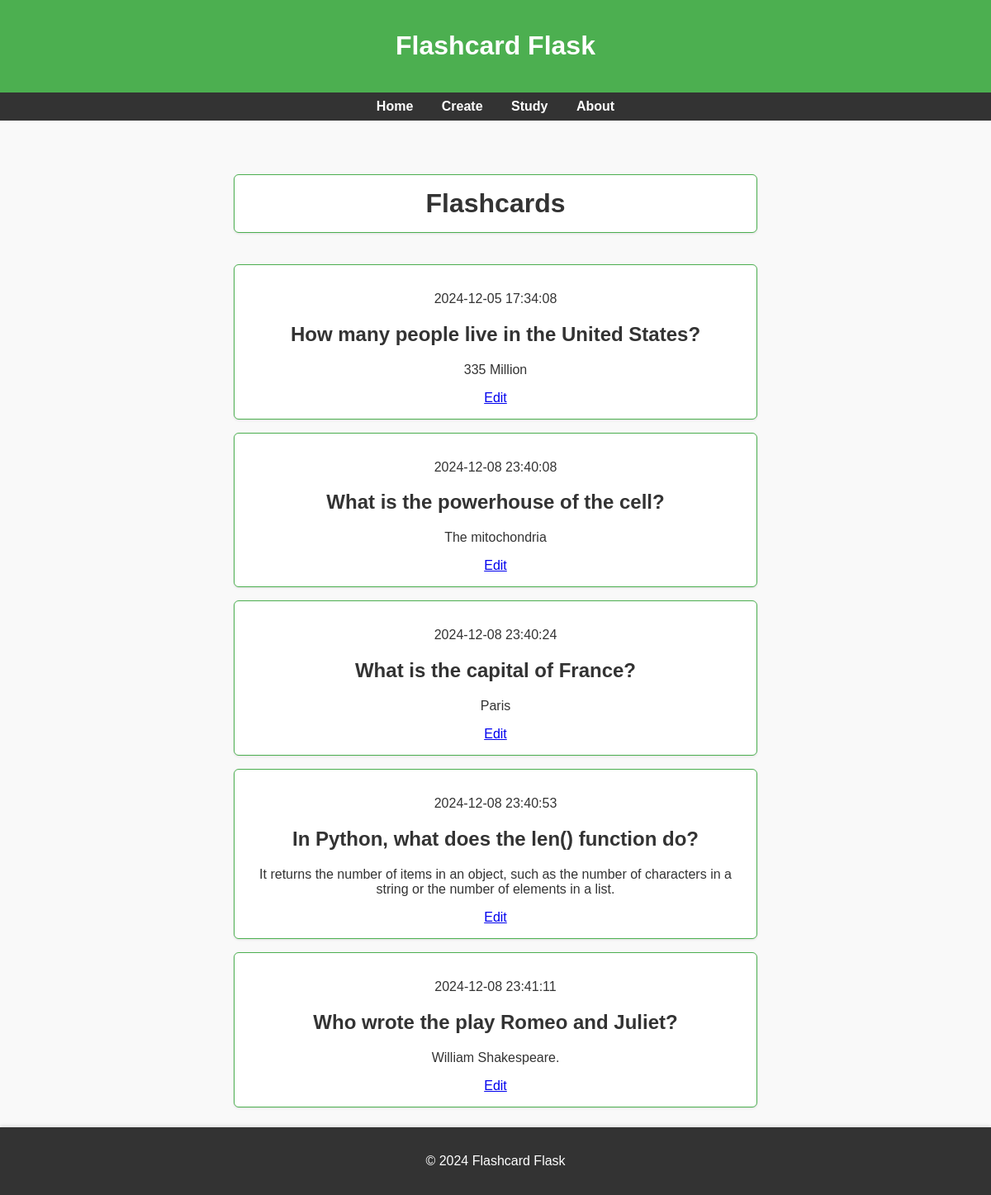
Before: / with the older database file.
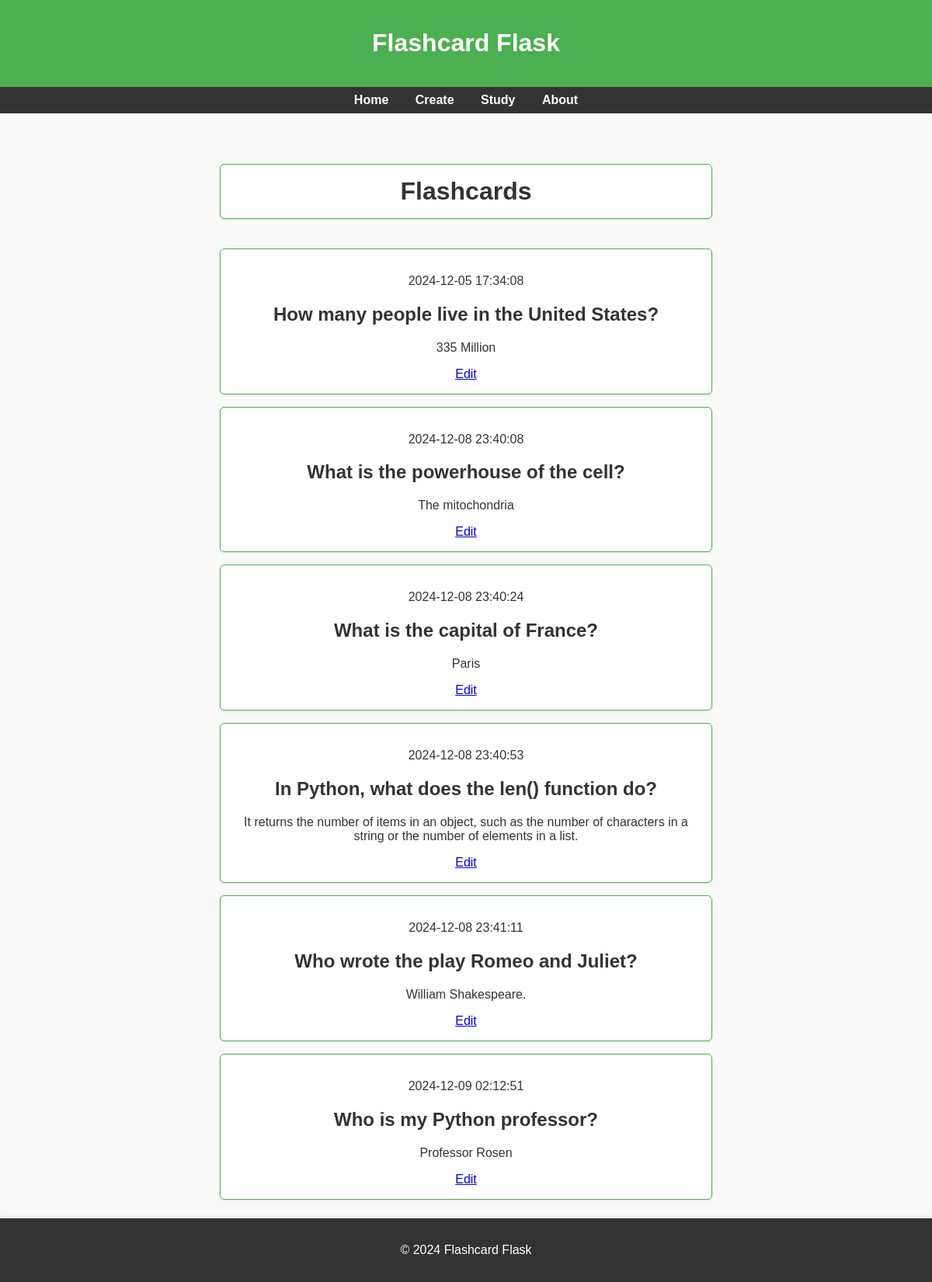
After: the same page with the newer database file.
### tables this page shows
CREATE TABLE posts (
    id INTEGER PRIMARY KEY AUTOINCREMENT,
    created TIMESTAMP NOT NULL DEFAULT CURRENT_TIMESTAMP,
    title TEXT NOT NULL,
    content TEXT NOT NULL
);

### app.py (the view)
@app.route('/')
def index(): #shows all the posts from the database
    conn = get_db_connection()
    posts = conn.execute('SELECT * FROM posts').fetchall()
    conn.close()
    return render_template('index.html', posts=posts)

### app.py (called while the page is built)
def get_db_connection():
    conn = sqlite3.connect(DB_PATH)
    conn.row_factory = sqlite3.Row
    return conn

### templates/index.html
{% extends 'base.html' %}
{% block content %}
    <h1>{% block title %} Flashcards {% endblock %}</h1>
    {% for post in posts %}
        <div class='post'>
            <p>{{ post['created'] }}</p>
            <h2>{{ post['title'] }}</h2>
            <p>{{ post['content'] }}</p>
            <a href="{{ url_for('edit', id=post['id']) }}">Edit</a>
        </div>
    {% endfor %}
{% endblock %}

### templates/base.html (shortened to what this page needs)
<!DOCTYPE html>
<html lang="en">
<head>
</head>
<body>
    <header>
        <h1>Flashcard Flask</h1>
    </header>
    <nav>
        <a href="{{ url_for('index') }}">Home</a>
        <a href="{{ url_for('create') }}">Create</a>
        <a href="{{ url_for('study') }}">Study</a>
        <a href="{{ url_for('about') }}">About</a>
    </nav>
    <div class="content">
        {% block content %} {% endblock %}
    </div>
    <footer>
        <p>&copy; 2024 Flashcard Flask</p>
    </footer>
</body>
</html>

### templates/base.html (style rules this page uses)
html, body { height: 100%; margin: 0; padding: 0; display: flex; flex-direction: column; }
body { font-family: Arial, sans-serif; background-color: #f9f9f9; color: #333; }
header { background-color: #4CAF50; color: white; text-align: center; padding: 1rem 0; }
nav { text-align: center; background-color: #333; padding: 0.5rem 0; }
nav a { text-decoration: none; margin: 0 15px; color: white; font-weight: bold; }
.content { display: flex; justify-content: flex-start; align-items: flex-start; flex-direction: column; padding: 1.5rem; gap: 1rem; width: 100%; flex-grow: 1; box-sizing: border-box; text-align: center; overflow-y: auto; max-height: calc(100vh - 200px); margin-top: 20px; }
.content > * { align-self: center; width: 80%; max-width: 600px; border: 1px solid #4CAF50; box-shadow: 0 1px 3px rgba(0, 0, 0, 0.1); padding: 1rem; border-radius: 6px; background-color: #ffffff; }
footer { background-color: #333; color: white; text-align: center; padding: 1rem 0; margin-top: 0; box-shadow: 0 -2px 4px rgba(0, 0, 0, 0.1); width: 100%; }

Changed rows visible on the page:
added posts: created "2024-12-09 02:12:51", title "Who is my Python professor?", content "Professor Rosen"
